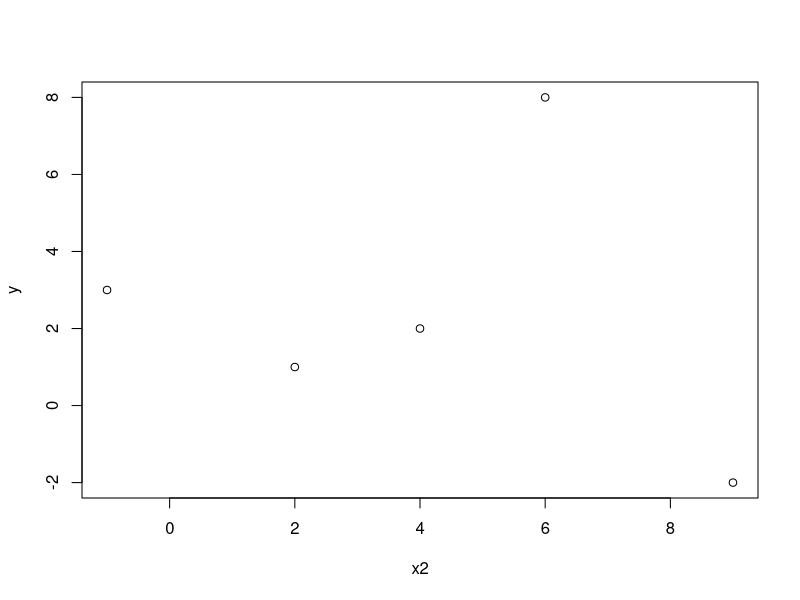
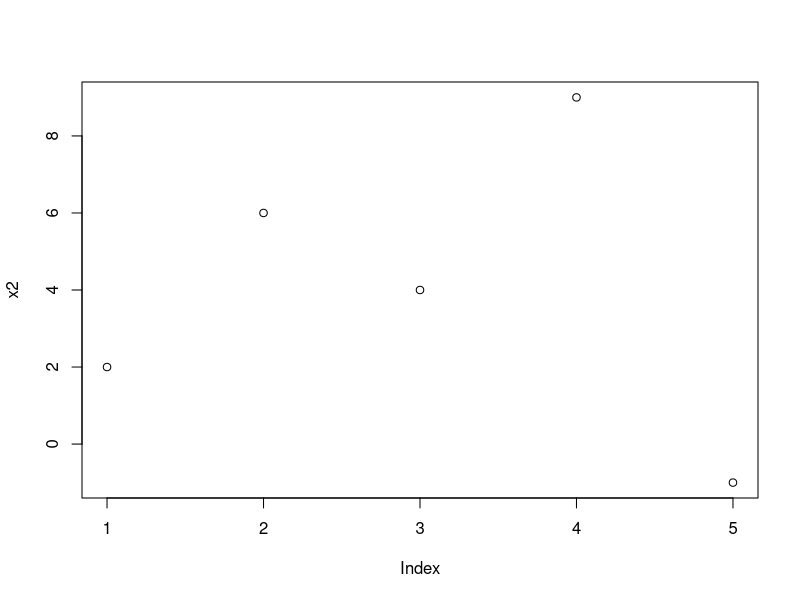
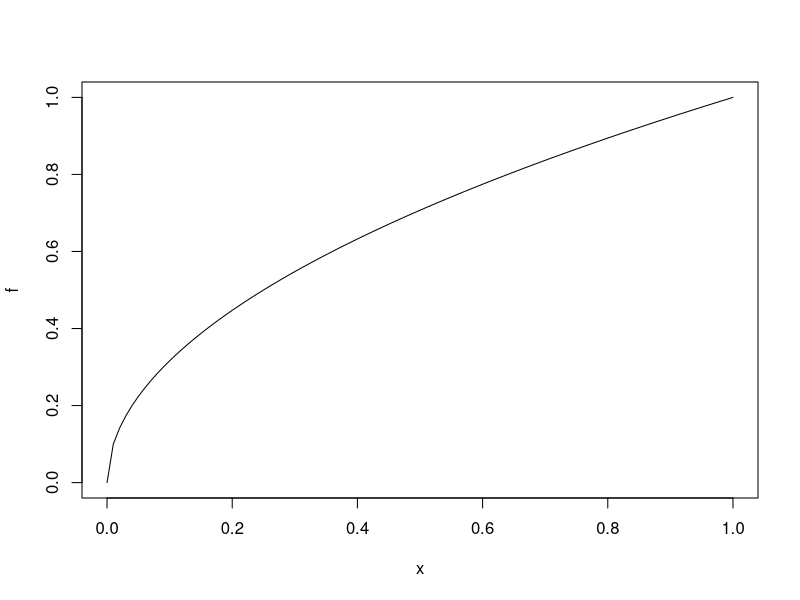
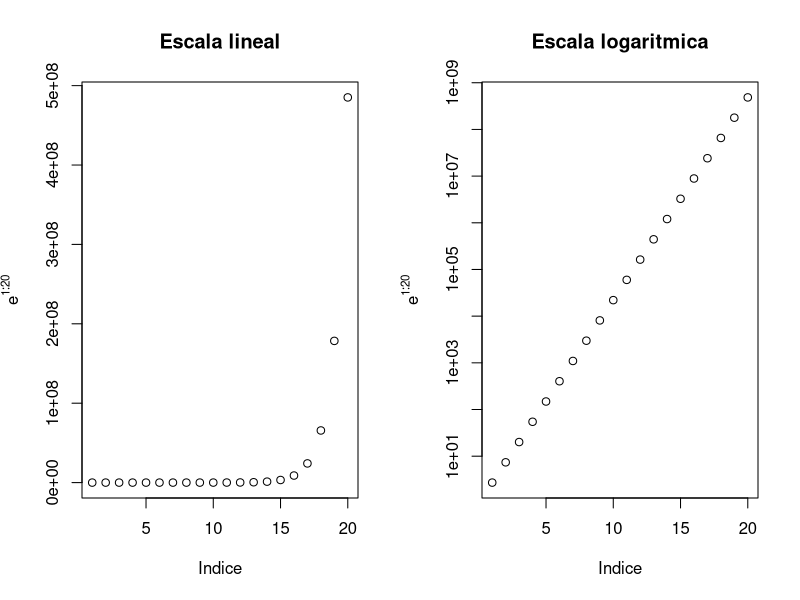
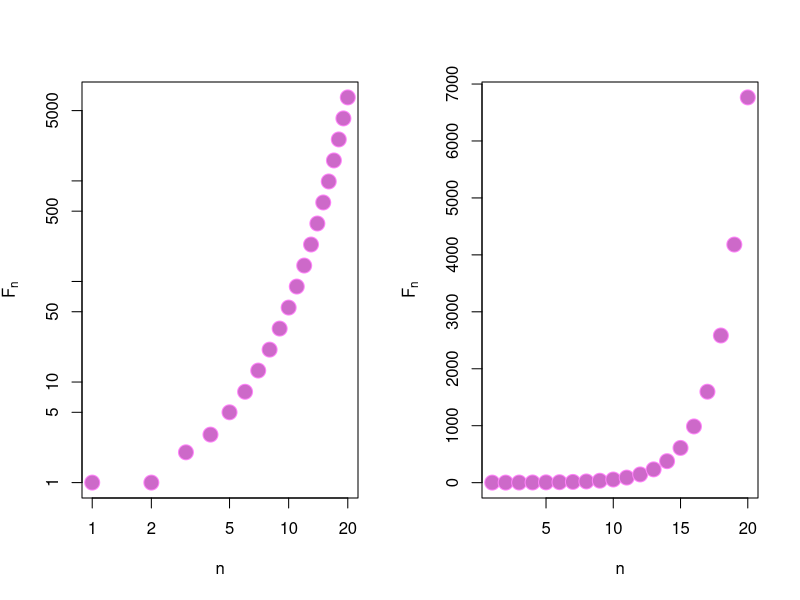
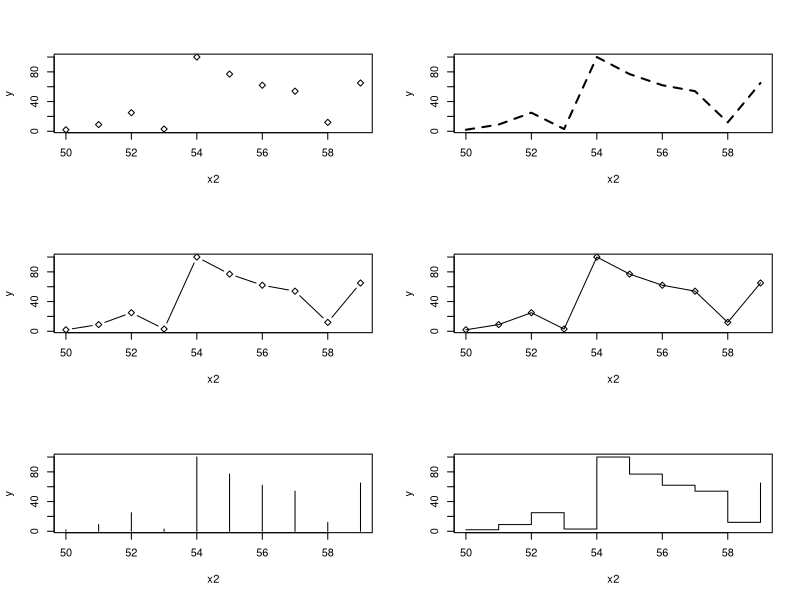
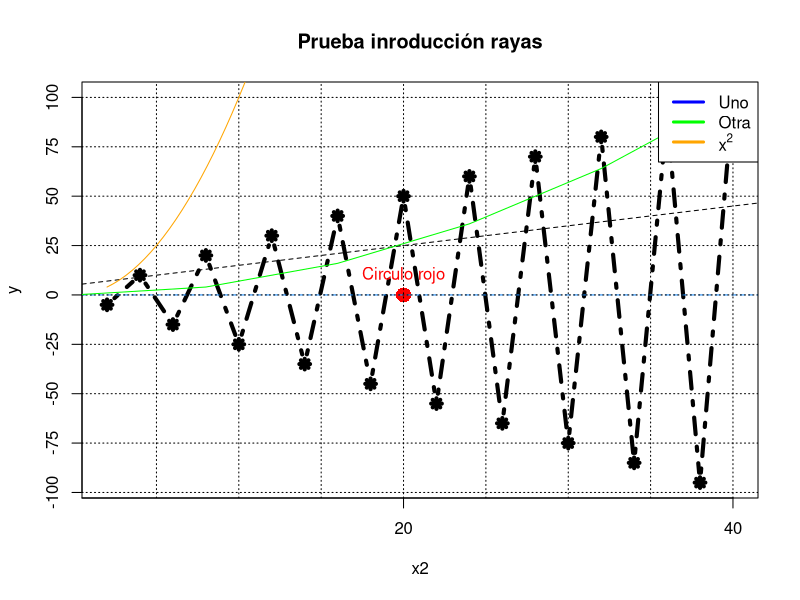

Here is the R script that generated these plots, in order:
## ---- chunk 1
knitr::opts_chunk$set(echo = TRUE)
## ---- chunk 2
x2 = c(2,6,4,9,-1)
y = c(1,8,2,-2,3)

plot(x2,y)
## ---- chunk 3
plot(x2)
## ---- chunk 4
f <- function(x){sqrt(x)}
plot(f)
## ---- chunk 5
par(mfrow = c(1,2))
plot = plot(exp(1:20), xlab="Indice",ylab=expression(e^{1:20}), main="Escala lineal")
plotLog = plot(exp(1:20), log="y", xlab="Indice",ylab=expression(e^{1:20}), main="Escala logaritmica")
par(mfrow = c(1,1))
## ---- chunk 6
par(mfrow = c(1,2))
n = 1:20
fib = (1/sqrt(5))*((1+sqrt(5))/2)^n - (1/sqrt(5))*((1-sqrt(5))/2)^n
plot(fib, pch=21, xlab="n", ylab=expression(F[n]), cex=2,col="orchid1", bg="orchid3", log="xy")
plot(fib, pch=21, xlab="n", ylab=expression(F[n]), cex=2,col="orchid1", bg="orchid3")
par(mfrow = c(1,1))
## ---- chunk 7
par(mfrow=c(3,2))
x2 = c(50:59)
y= c(2,9,25,3,100,77,62,54,12,65)
plot(x2,y,pch=23,type="p")
plot(x2,y,pch=23,type="l", lty="dashed", lwd=2)
plot(x2,y,pch=23,type="b")
plot(x2,y,pch=23,type="o")
plot(x2,y,pch=23,type="h")
plot(x2,y,pch=23,type="s")
par(mfrow=c(1,1))
## ---- chunk 8
x2 = 2*(1:20)
y = (-1)^(1:20)*5*(1:20)
plot(x2,y,main="Prueba inroducción rayas",pch=8, cex=1, type="b", lty=4,lwd=4, xaxp=c(0,40,2),yaxp=c(-100,100,8))
points(20,0,col="red", cex=2, pch=16)
abline(h=0,lty=2, col="dodgerblue")
abline(5,1,lty="dashed")
abline(h = seq(-100,100,by=25),v = seq(0,40,by=5),lty="dotted")
text(20,10,labels="Circulo rojo", col="red")
lines(8*0:5,4*(0:5)^2,col="green")
curve(x^2,col="orange",add=TRUE)
legend("topright",col=c("blue","green","orange"),legend=c("Uno","Otra",expression(x^2)),lwd=3,bty="l")
